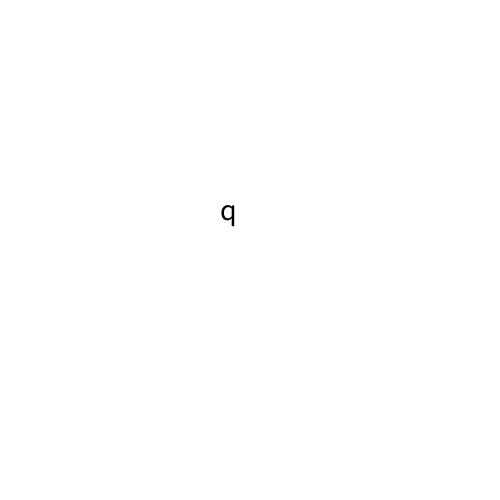
Frame 1 (no input)
Frame 60 (the mouse pressed at the canvas centre just before this capture): identical to frame 1, image omitted
Frame 120 (the mouse held since frame 60 and released just before this capture): identical to frame 1, image omitted

The Processing sketch that drew this single still picture (run headless with seeded random() and noise(); from frame 60 on, the mouse is pressed at the canvas centre):

// Processing sketch: lettergame
// ── lettergame.pde
String[] alphabet = {"a", "b", "c", "d", "e", "f", "g", "h", "i", "j", "k", "l", "m", "n", "o", "p", "q", "r", "s", "t", "u", "v", "w", "x", "y", "z"};
String randomLetter; // Use a String to store the random letter
boolean correct = false;

void setup() {
  size(500, 500);
  pickRandomLetter(); // Call a function to pick a random letter when the game starts
}

void draw() {
  background(255);
  textSize(30);
  fill(0);  // Use color(0) for black
  text(randomLetter, 220, 220);
}

void pickRandomLetter() {
  int randomIndex = int(random(alphabet.length));
  randomLetter = alphabet[randomIndex];
}

void keyPressed() {
  char pressedKey = key;
  char randomChar = randomLetter.charAt(0); // Get the character from the randomLetter

  if (pressedKey == randomChar) {
    println("Correct!");
    correct = true;
  } else {
    println("Incorrect!");
    correct = false;
  }

  // If the player guessed correctly, pick a new random letter
  if (correct) {
    pickRandomLetter();
  }
}
